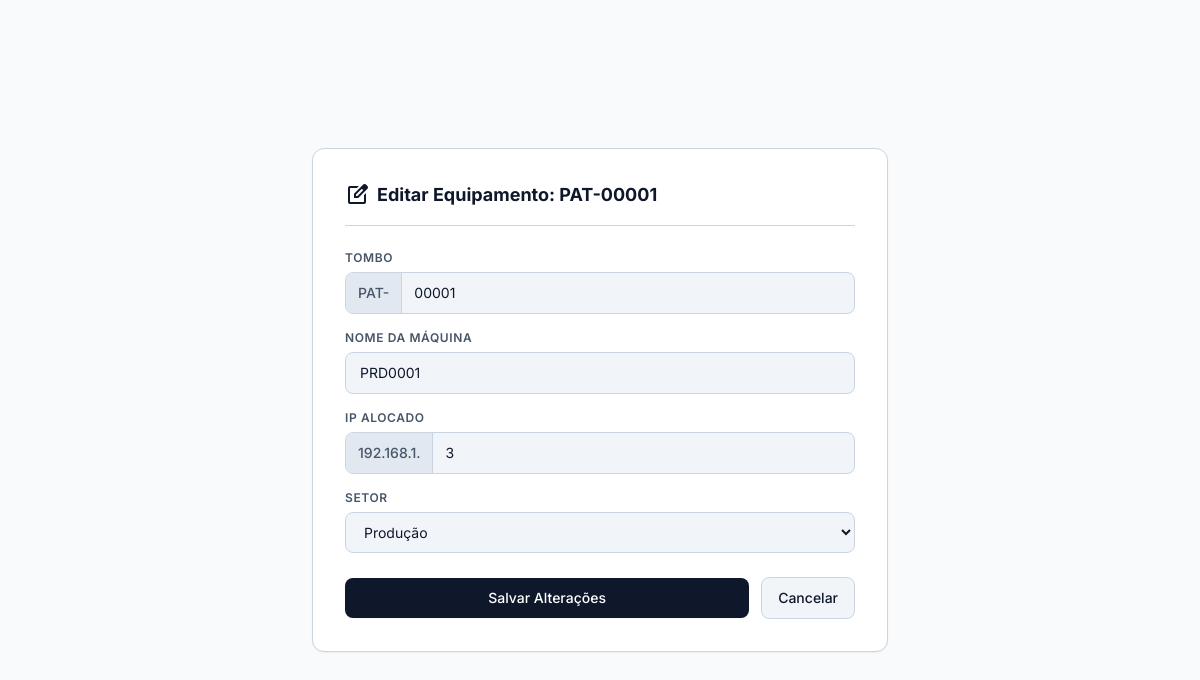
Screenshot of /painel/editar/2/ (signed in) with the database file from the repository.
### core/models.py (models this page shows, shortened)
class Equipamento(models.Model):
    tombo = models.CharField(max_length=6, unique=True, verbose_name="Tombo")
    nome_maquina = models.CharField(max_length=100, unique=True, verbose_name="Nome da Máquina")
    ip_alocado = models.IntegerField(verbose_name="IP Alocado (Final)")
    setor = models.CharField(max_length=50, verbose_name="Setor")

### core/views.py (the view, shortened to what this page needs)
# urls.py: path('painel/editar/<int:pk>/', views.editar_patrimonio, name='editar_patrimonio'),
@login_required(login_url='login_ti')
def editar_patrimonio(request, pk):
    equipamento = get_object_or_404(Equipamento, pk=pk)
    return render(request, 'core/editar_patrimonio.html', {'equipamento': equipamento})

### core/templates/core/editar_patrimonio.html (shortened to what this page needs)
<!DOCTYPE html>
<html lang="pt-BR">
<head>
  <script src="https://cdn.tailwindcss.com"></script>
  <script id="tailwind-config">
    tailwind.config = {
      darkMode: "class",
      theme: {
        extend: {
          colors: {
            "surface": "#f8fafc",
            "surface-container": "#f1f5f9",
            "surface-container-high": "#e2e8f0",
            "surface-container-highest": "#cbd5e1",
            "surface-container-lowest": "#ffffff",
            "primary": "#0f172a",
            "on-primary": "#ffffff",
            "primary-container": "#1e293b",
            "on-primary-container": "#e2e8f0",
            "secondary": "#475569",
            "secondary-container": "#e0f2fe",
            "on-secondary-container": "#0369a1",
            "outline": "#94a3b8",
            "outline-variant": "#cbd5e1",
            "error": "#ef4444",
            "on-error": "#ffffff",
            "on-surface": "#0f172a",
            "on-surface-variant": "#475569"
          },
          fontFamily: {
            "body": ["Inter", "sans-serif"],
            "mono": ["JetBrains Mono", "monospace"]
          }
        }
      }
    }
  </script>
</head>
<body class="bg-surface font-body text-on-surface antialiased min-h-screen flex flex-col items-center justify-center p-6">
  <div class="max-w-xl w-full bg-surface-container-lowest border border-outline-variant rounded-xl p-8 shadow-sm flex flex-col gap-6">
    <div class="flex items-center justify-between border-b border-outline-variant pb-4">
      <div class="flex items-center gap-2">
        <span class="material-symbols-outlined text-primary text-[24px]">edit_square</span>
        <h1 class="font-bold text-primary text-lg">Editar Equipamento: PAT-{{ equipamento.tombo }}</h1>
      </div>
    </div>
    <form method="POST" class="flex flex-col gap-4">
      <div class="flex flex-col gap-1.5">
        <label class="text-xs font-semibold text-on-surface-variant uppercase tracking-wider" for="input-tombo">Tombo</label>
        <div class="flex items-center bg-surface-container border border-outline-variant rounded-lg overflow-hidden">
          <span class="text-sm font-medium text-on-surface-variant px-3 bg-surface-container-high py-2.5 border-r border-outline-variant">PAT-</span>
          <input class="w-full bg-transparent px-3 py-2.5 text-sm text-on-surface focus:outline-none" id="input-tombo" name="tombo" maxlength="6" value="{{ equipamento.tombo }}" type="text" required>
        </div>
      </div>
      <div class="flex flex-col gap-1.5">
        <label class="text-xs font-semibold text-on-surface-variant uppercase tracking-wider" for="input-nome-maquina">Nome da Máquina</label>
        <input class="w-full bg-surface-container border border-outline-variant rounded-lg px-3.5 py-2.5 text-sm text-on-surface focus:outline-none" id="input-nome-maquina" name="nome_maquina" value="{{ equipamento.nome_maquina }}" type="text" required>
      </div>
      <div class="flex flex-col gap-1.5">
        <label class="text-xs font-semibold text-on-surface-variant uppercase tracking-wider" for="input-ip">IP Alocado</label>
        <div class="flex items-center bg-surface-container border border-outline-variant rounded-lg overflow-hidden">
          <span class="text-sm font-medium text-on-surface-variant px-3 bg-surface-container-high py-2.5 border-r border-outline-variant">192.168.1.</span>
          <input class="w-full bg-transparent px-3 py-2.5 text-sm text-on-surface focus:outline-none" id="input-ip" name="ip_alocado" max="254" min="1" value="{{ equipamento.ip_alocado }}" type="number" required>
        </div>
      </div>
      <div class="flex flex-col gap-1.5">
        <label class="text-xs font-semibold text-on-surface-variant uppercase tracking-wider" for="select-setor">Setor</label>
        <select class="w-full bg-surface-container border border-outline-variant rounded-lg px-3.5 py-2.5 text-sm text-on-surface focus:outline-none cursor-pointer" id="select-setor" name="setor" required>
          <option value="Produção" {% if equipamento.setor == "Produção" %}selected{% endif %}>Produção</option>
        </select>
      </div>
      <div class="flex items-center gap-3 pt-2">
        <button class="flex-1 bg-primary text-on-primary hover:bg-primary/90 py-2.5 rounded-lg text-sm font-medium shadow-sm transition-all cursor-pointer" type="submit">
          Salvar Alterações
        </button>
        <a href="{% url 'painel_ti' %}" class="px-4 py-2.5 rounded-lg text-sm font-medium bg-surface-container hover:bg-surface-container-high text-on-surface border border-outline-variant transition-colors text-center">
          Cancelar
        </a>
      </div>
    </form>
  </div>
</body>
</html>

### rows the page displays
Equipamento: tombo "00001", nome_maquina "PRD0001", ip_alocado "3", setor "Produção"
